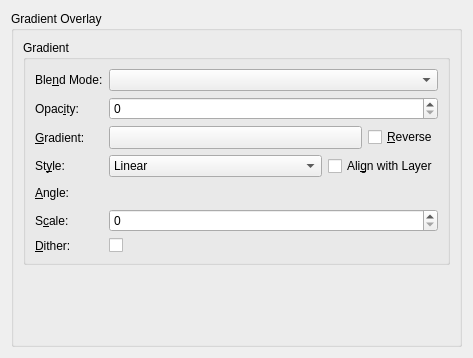
<?xml version="1.0" encoding="UTF-8"?>
<ui version="4.0">
 <author>
    SPDX-FileCopyrightText: none
    SPDX-License-Identifier: GPL-3.0-or-later
  </author>
 <class>WdgGradientOverlay</class>
 <widget class="QWidget" name="WdgGradientOverlay">
  <property name="geometry">
   <rect>
    <x>0</x>
    <y>0</y>
    <width>473</width>
    <height>358</height>
   </rect>
  </property>
  <layout class="QGridLayout" name="gridLayout">
   <item row="0" column="0">
    <widget class="QGroupBox" name="groupBox">
     <property name="title">
      <string>Gradient Overlay</string>
     </property>
     <layout class="QVBoxLayout" name="verticalLayout">
      <item>
       <widget class="QGroupBox" name="groupBox_2">
        <property name="title">
         <string>Gradient</string>
        </property>
        <layout class="QFormLayout" name="formLayout">
         <item row="0" column="0">
          <widget class="QLabel" name="label_13">
           <property name="text">
            <string>Ble&amp;nd Mode:</string>
           </property>
           <property name="buddy">
            <cstring>cmbCompositeOp</cstring>
           </property>
          </widget>
         </item>
         <item row="0" column="1">
          <widget class="KisLayerStyleCompositeOpComboBox" name="cmbCompositeOp">
           <property name="sizePolicy">
            <sizepolicy hsizetype="Expanding" vsizetype="Fixed">
             <horstretch>0</horstretch>
             <verstretch>0</verstretch>
            </sizepolicy>
           </property>
           <property name="toolTip">
            <string>Set the blend mode for the layer</string>
           </property>
          </widget>
         </item>
         <item row="1" column="0">
          <widget class="QLabel" name="label_14">
           <property name="text">
            <string>Opac&amp;ity:</string>
           </property>
           <property name="buddy">
            <cstring>intOpacity</cstring>
           </property>
          </widget>
         </item>
         <item row="1" column="1">
          <widget class="KisSliderSpinBox" name="intOpacity" native="true">
           <property name="sizePolicy">
            <sizepolicy hsizetype="Expanding" vsizetype="Minimum">
             <horstretch>0</horstretch>
             <verstretch>0</verstretch>
            </sizepolicy>
           </property>
           <property name="minimumSize">
            <size>
             <width>10</width>
             <height>15</height>
            </size>
           </property>
           <property name="toolTip">
            <string>Set the master opacity for the layer</string>
           </property>
           <property name="whatsThis">
            <string>Adjust the transparency of the layer</string>
           </property>
          </widget>
         </item>
         <item row="2" column="0">
          <widget class="QLabel" name="label_7">
           <property name="text">
            <string>&amp;Gradient:</string>
           </property>
           <property name="buddy">
            <cstring>cmbGradient</cstring>
           </property>
          </widget>
         </item>
         <item row="2" column="1">
          <layout class="QHBoxLayout" name="horizontalLayout_3">
           <item>
            <widget class="KisCmbGradient" name="cmbGradient">
             <property name="sizePolicy">
              <sizepolicy hsizetype="Expanding" vsizetype="Fixed">
               <horstretch>11</horstretch>
               <verstretch>0</verstretch>
              </sizepolicy>
             </property>
            </widget>
           </item>
           <item>
            <widget class="QCheckBox" name="chkReverse">
             <property name="text">
              <string>&amp;Reverse</string>
             </property>
            </widget>
           </item>
          </layout>
         </item>
         <item row="3" column="0">
          <widget class="QLabel" name="label_6">
           <property name="text">
            <string>St&amp;yle:</string>
           </property>
           <property name="buddy">
            <cstring>cmbStyle</cstring>
           </property>
          </widget>
         </item>
         <item row="3" column="1">
          <layout class="QHBoxLayout" name="horizontalLayout_4">
           <item>
            <widget class="QComboBox" name="cmbStyle">
             <property name="sizePolicy">
              <sizepolicy hsizetype="Expanding" vsizetype="Fixed">
               <horstretch>0</horstretch>
               <verstretch>0</verstretch>
              </sizepolicy>
             </property>
             <item>
              <property name="text">
               <string comment="Gradient type - Linear">Linear</string>
              </property>
             </item>
             <item>
              <property name="text">
               <string>Radial</string>
              </property>
             </item>
             <item>
              <property name="text">
               <string comment="@item:inlistbox Gradient style">Angle</string>
              </property>
             </item>
             <item>
              <property name="text">
               <string>Reflected</string>
              </property>
             </item>
             <item>
              <property name="text">
               <string comment="Gradient type - Diamond">Diamond</string>
              </property>
             </item>
            </widget>
           </item>
           <item>
            <widget class="QCheckBox" name="chkAlignWithLayer">
             <property name="text">
              <string>Ali&amp;gn with Layer</string>
             </property>
            </widget>
           </item>
          </layout>
         </item>
         <item row="4" column="0">
          <widget class="QLabel" name="label_9">
           <property name="text">
            <string>&amp;Angle:</string>
           </property>
           <property name="buddy">
            <cstring>angleSelector</cstring>
           </property>
          </widget>
         </item>
         <item row="6" column="0">
          <widget class="QLabel" name="label_8">
           <property name="text">
            <string>S&amp;cale:</string>
           </property>
           <property name="buddy">
            <cstring>intScale</cstring>
           </property>
          </widget>
         </item>
         <item row="6" column="1">
          <widget class="KisSliderSpinBox" name="intScale" native="true">
           <property name="sizePolicy">
            <sizepolicy hsizetype="Expanding" vsizetype="Preferred">
             <horstretch>0</horstretch>
             <verstretch>0</verstretch>
            </sizepolicy>
           </property>
           <property name="toolTip">
            <string>Set size of gradation</string>
           </property>
          </widget>
         </item>
         <item row="4" column="1">
          <layout class="QHBoxLayout" name="horizontalLayout">
           <item>
            <widget class="KisLayerStyleAngleSelector" name="angleSelector" native="true">
             <property name="sizePolicy">
              <sizepolicy hsizetype="Preferred" vsizetype="Preferred">
               <horstretch>0</horstretch>
               <verstretch>0</verstretch>
              </sizepolicy>
             </property>
            </widget>
           </item>
           <item>
            <spacer name="horizontalSpacer">
             <property name="orientation">
              <enum>Qt::Horizontal</enum>
             </property>
             <property name="sizeHint" stdset="0">
              <size>
               <width>40</width>
               <height>20</height>
              </size>
             </property>
            </spacer>
           </item>
          </layout>
         </item>
         <item row="7" column="0">
          <widget class="QLabel" name="lblDither">
           <property name="text">
            <string>&amp;Dither:</string>
           </property>
           <property name="buddy">
            <cstring>chkDither</cstring>
           </property>
          </widget>
         </item>
         <item row="7" column="1">
          <widget class="QCheckBox" name="chkDither">
           <property name="text">
            <string/>
           </property>
          </widget>
         </item>
        </layout>
        <zorder>label_6</zorder>
        <zorder>intScale</zorder>
        <zorder>label_9</zorder>
        <zorder>label_7</zorder>
        <zorder>label_8</zorder>
        <zorder>cmbCompositeOp</zorder>
        <zorder>intOpacity</zorder>
        <zorder>label_13</zorder>
        <zorder>label_14</zorder>
        <zorder>lblDither</zorder>
        <zorder>chkDither</zorder>
       </widget>
      </item>
      <item>
       <spacer name="verticalSpacer">
        <property name="orientation">
         <enum>Qt::Vertical</enum>
        </property>
        <property name="sizeHint" stdset="0">
         <size>
          <width>20</width>
          <height>40</height>
         </size>
        </property>
       </spacer>
      </item>
     </layout>
    </widget>
   </item>
  </layout>
 </widget>
 <customwidgets>
  <customwidget>
   <class>KisSliderSpinBox</class>
   <extends>QSpinBox</extends>
   <header location="global">kis_slider_spin_box.h</header>
   <container>1</container>
  </customwidget>
  <customwidget>
   <class>KisLayerStyleCompositeOpComboBox</class>
   <extends>QComboBox</extends>
   <header location="global">kis_cmb_composite.h</header>
  </customwidget>
  <customwidget>
   <class>KisLayerStyleAngleSelector</class>
   <extends>QWidget</extends>
   <header>KisLayerStyleAngleSelector.h</header>
   <container>1</container>
  </customwidget>
  <customwidget>
   <class>KisCmbGradient</class>
   <extends>QToolButton</extends>
   <header>kis_cmb_gradient.h</header>
  </customwidget>
 </customwidgets>
 <resources/>
 <connections/>
</ui>
